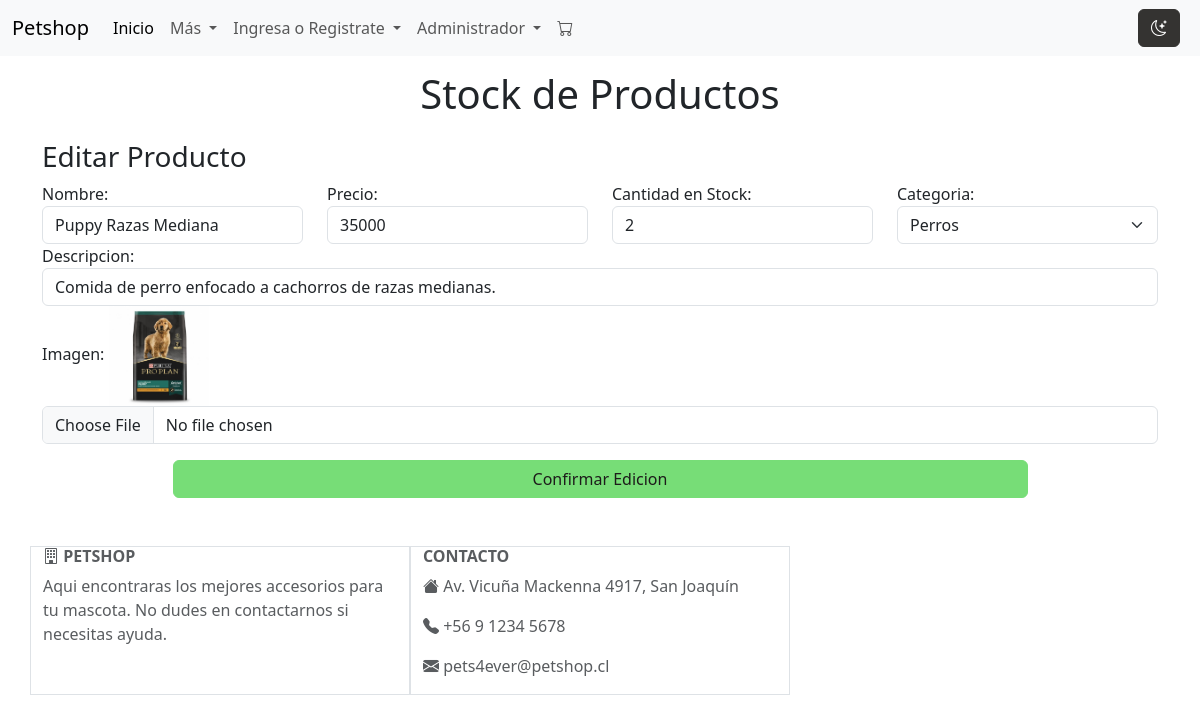
Page /edit/10 on the committed database.
### apps/PetShop/models.py (models this page shows, shortened)
class Producto(models.Model):
  sku = models.AutoField(primary_key=True)
  nombre = models.CharField(max_length=44, null=False)
  precio = models.IntegerField(null=False)
  stock = models.IntegerField(null=False)
  descripcion = models.CharField(max_length=115, null=False)
  image = models.ImageField(upload_to="prodImg")
  categoria_id = models.ForeignKey(Categoria,on_delete=models.CASCADE)

### apps/PetShop/views.py (the view)
# urls.py: path('edit/<sku>',views.cargarEdit),
def cargarEdit(request,sku):
  categorias = Categoria.objects.all()
  producto = Producto.objects.get(sku=sku)
  categoria=producto.categoria_id
  categoriaId=Categoria.objects.get(categoria_id=categoria.categoria_id).categoria_id
  return render(request, "edit.html",{"cates":categorias,"prod":producto,"cateProd":categoriaId})

### apps/PetShop/templates/edit.html (shortened to what this page needs)
{% extends "./base.html" %}
{% load static %}
{% block header %}
  <link rel="stylesheet" href="{% static 'css/styles.css'%}">
{% endblock %}
{% block body %}
  <div class="container mt-2">
    <div class="row text-center">
      <p class="fs-1">
        Stock de Productos
      </p>
    </div>
    <div class="row">
      <h3>Editar Producto</h3>
    </div>
    <form action="/editarProducto/{{prod.sku}}" id="formEditarProductos" class="row d-flex justify-content-center needs-validation" method="POST" enctype="multipart/form-data" novalidate> {% csrf_token %}
      <div class="col-md-3 col-sm-2">
        <label for="prodNombre">Nombre:</label>
        <input value="{{prod.nombre}}" type="text" class="form-control" id="prodNombre" placeholder="Ingrese nombre del producto..." maxlength="44" required name="prodNombre">
      </div>
      <div class="col-md-3">
        <label for="prodPrecio">Precio:</label>
        <input value="{{prod.precio}}" type="number" class="form-control" id="prodPrecio" required name="prodPrecio">
      </div>
      <div class="col-md-3">
        <label for="prodCantidad">Cantidad en Stock:</label>
        <input value="{{prod.stock}}" type="number" class="form-control" id="prodCantidad" required name="prodCantidad">
      </div>
      <div class="col-md-3">
        <label for="prodCategoria">Categoria: </label>
        <select id="prodCategoria" class="form-select" aria-label="Default select example" name="prodCategoria">
          {% for c in cates %}
            <option value="{{c.categoria_id}}" {% if cateProd == c.categoria_id %} selected {% endif %}>{{c.nombre}}</option>
          {% endfor %}
        </select>
      </div>
      <div class="col-md-12">
        <label for="prodDescripcion">Descripcion: </label>
        <input value="{{prod.descripcion}}" type="text" class="form-control" id="prodDescripcion"
          placeholder="Ingrese la descripcion del producto..." maxlength="115" required name="prodDescripcion">
      </div>
      <div class="col-md-12">
        <label for="prodImagen">Imagen: </label>
        <img src="{{prod.image.url}}" alt="" height="100">
        <input type="file" accept="image/*" class="form-control" id="prodImagen" placeholder="Ingrese la URL de la imagen del producto..." required name="prodImagen">
      </div>
      <button id="botonEditar" type="submit" class="btn btn-verde mt-3 w-75">Confirmar Edicion</button>
    </form>
  </div>
{% endblock %}

### apps/PetShop/static/css/styles.css (style rules this page uses)
.btn-verde { --bs-btn-color: #1D1C1A; --bs-btn-bg: #77DD77; --bs-btn-border-color: #77DD77; --bs-btn-hover-color: #fff; --bs-btn-hover-bg: #56AE57; --bs-btn-hover-border-color: #56AE57; --bs-btn-focus-shadow-rgb: 49,132,253; --bs-btn-active-color: #fff; --bs-btn-active-bg: #447e45; --bs-btn-active-border-color: #447e45; --bs-btn-active-shadow: inset 0 3px 5px rgba(0, 0, 0, 0.125); --bs-btn-disabled-color: #1D1C1A; --bs-btn-disabled-bg: #adebad; --bs-btn-disabled-border-color: #adebad; }

### rows in the picture
Producto: prodNombre "Puppy Razas Mediana", prodPrecio "35000", prodCantidad "2", prodDescripcion "Comida de perro enfocado a cachorros de razas medianas.", image (picture)

### other values in the picture
form field prodCategoria "Perros"
